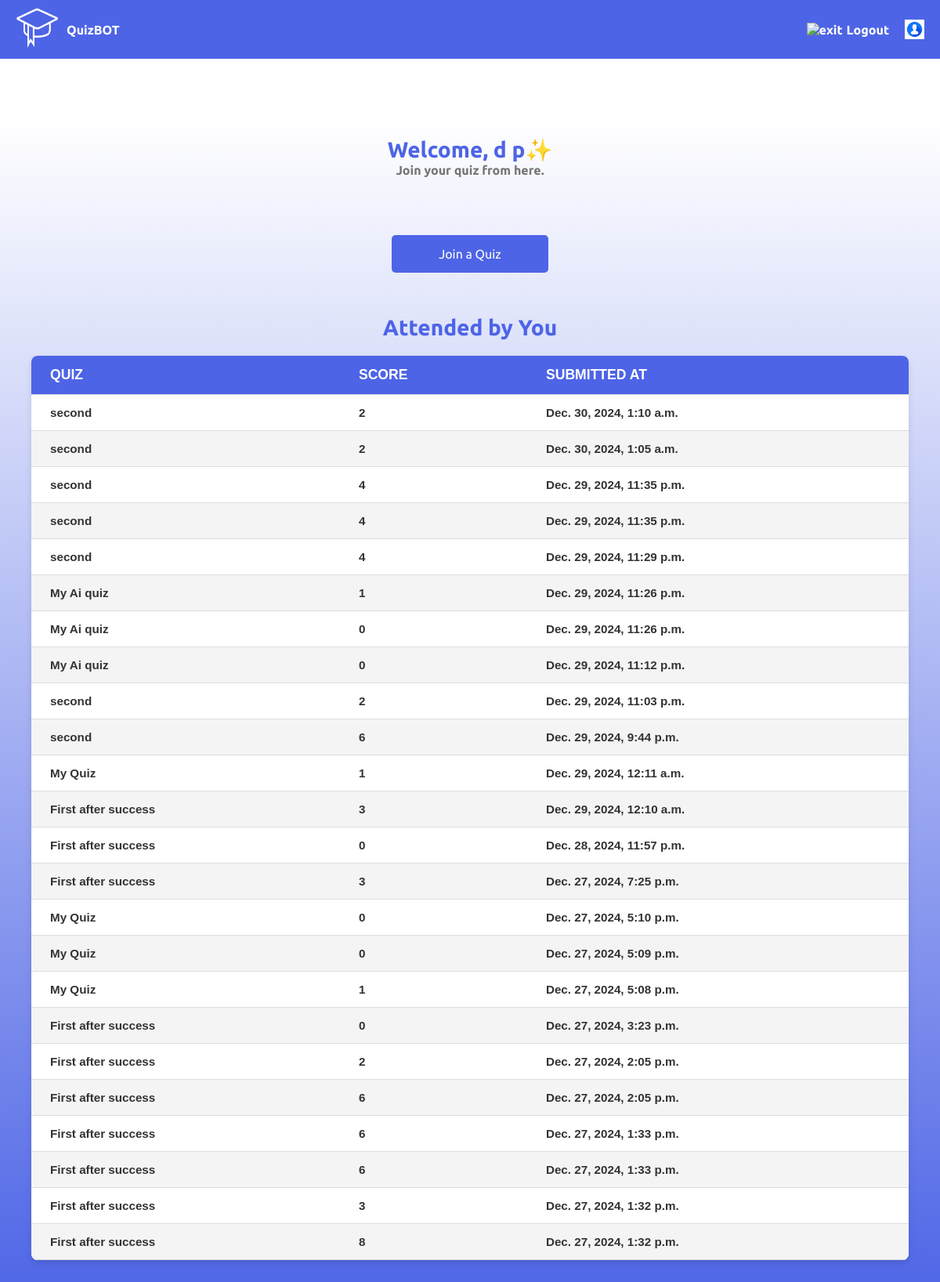
Page /student/home/ (signed in) on the committed database.
### login/models.py (models this page shows, shortened)
class User(AbstractBaseUser, PermissionsMixin):
    email = models.EmailField(unique=True)
    first_name = models.CharField(max_length=50)
    last_name = models.CharField(max_length=50)
    is_student = models.BooleanField(default=False)
    is_teacher = models.BooleanField(default=False)
    is_verified = models.BooleanField(default=False)
    otp = models.CharField(max_length=6, blank=True, null=True)
    prn = models.CharField(max_length=20, blank=True, null=True)
    is_staff = models.BooleanField(default=False)
    is_active = models.BooleanField(default=True)
    profile_picture = models.ImageField(upload_to='profile_pics/', blank=True, null=True)
    GENDER_CHOICES = [
        ('Male', 'Male'),
        ('Female', 'Female'),
        ('Other', 'Other'),
    ]
    gender = models.CharField(max_length=10, choices=GENDER_CHOICES, default='Male')
    location = models.CharField(max_length=100, blank=True, null=True)
    date_joined = models.DateTimeField(auto_now_add=True)
    USERNAME_FIELD = 'email'
    REQUIRED_FIELDS = ['first_name', 'last_name']
    objects = CustomUserManager()
    groups = models.ManyToManyField(
        'auth.Group',
        related_name='custom_user_set',
        blank=True,
        help_text='The groups this user belongs to. A user will get all permissions granted to each of their groups.',
        verbose_name='groups',
    )
    user_permissions = models.ManyToManyField(
        'auth.Permission',
        related_name='custom_user_set',
        blank=True,
        help_text='Specific permissions for this user.',
        verbose_name='user permissions',
    )

### q/models.py (models this page shows, shortened)
class QuizResult(models.Model):
    quiz = models.ForeignKey(Quiz, related_name='results', on_delete=models.CASCADE)
    user = models.ForeignKey(User, on_delete=models.CASCADE)
    score = models.IntegerField()
    total_points = models.IntegerField(default=0)
    percentage = models.DecimalField(max_digits=5, decimal_places=2, default=0)
    submitted_at = models.DateTimeField(auto_now_add=True)
    class Meta:
        ordering = ['-submitted_at']  # Most recent results first

class Quiz(models.Model):
    title = models.CharField(max_length=255)
    start_time = models.DateTimeField(blank=True, null=True)
    end_time = models.DateTimeField(blank=True, null=True)
    pdf = models.FileField(upload_to='pdfs/', null=True, blank=True)
    code = models.IntegerField(unique=True, editable=False, null=True, blank=True)
    host = models.ForeignKey(User, on_delete=models.CASCADE)
    created_at = models.DateTimeField(auto_now_add=True)
    show_results_to_student = models.BooleanField(default=True)  # Show results or not
    duration = models.IntegerField(default=2)  # Duration in minutes
    is_active = models.BooleanField(default=True)  # Whether the quiz is active or not
    def __str__(self):
        return self.title

### login/views.py (the view)
# urls.py: path('student/home/', home_std , name='student_home'),
@login_required
def home_std(request):
    user = request.user
    if request.user.is_authenticated:
        if user.is_teacher:
            return redirect('teacher_home')
    result = QuizResult.objects.filter(user=user)
    return render(request, 'dashboard_std.html', {'results': result})

### login/templates/dashboard_std.html (shortened to what this page needs)
<!DOCTYPE html>
<html lang="en">
    {% load static %}
<head>
    <link rel="stylesheet" href="{% static 'css/dashboard_stu.css' %}" />
</head>
<body>
    <B>
    <div class="top-navigation">
        <div class="logo">
            <img width="55" height="55" src="{% static 'images/hlgo.png' %}" alt="test-passed"/>
            <span class="title-main">QuizBOT</span>
        </div>
        <div class="nav-links">
            <a href="{% url 'logout' %}">
                <span class="icon">
                    <img width="25" height="25" src="https://img.icons8.com/forma-regular/50/1A1A1A/exit.png" alt="exit"/>
                </span>
                <span class="title">Logout</span>
            </a>
            <a href="{% url 'profile_view' %}">
                {% if user.profile_picture %}
                    <img width="25" height="25" src="{{ user.profile_picture.url }}" alt="Profile Image">
                {% else %}
                    <img width="25" height="25" src="{% static 'images/prfpic.png' %}" alt="Default Profile Image">
                {% endif %}
            </a>
        </div>
    </div>
    <div class="main">
        <section class="content">
            <div class="welcome-message">
                <h1>Welcome, {{ user.first_name }} {{ user.last_name }}&#10024;</h1>
                <p>Join your quiz from here.</p>
            </div>
            <br><br><br>
            <div class="cta-buttons">
                <button onclick="joinQuiz()">Join a Quiz</button>
            </div>
            <br><br><br>
            <div class="welcome-message">
                 <h1>Attended by You</h1>
            </div>
            <div class="quiz-history">
                <table class="user-results" align="center">
                    <thead>
                        <tr>
                            <th>Quiz</th>
                            <th>Score</th>
                            <th>Submitted At</th>
                        </tr>
                    </thead>
                    <tbody>
                        {% for result in results %}
                            <tr>
                                <td>{{ result.quiz }}</td>
                                <td>{{ result.score }}</td>
                                <td>{{ result.submitted_at }}</td>
                            </tr>
                        {% empty %}
                            <tr>
                                <td colspan="3">You haven't created any quizzes yet.</td>
                            </tr>
                        {% endfor %}
                    </tbody>
                </table>
            </div>
        </section>
    </div>
</body>
</html>

### login/static/css/dashboard_stu.css (style rules this page uses)
* { font-family: "Ubuntu", sans-serif; margin: 0; padding: 0; box-sizing: border-box; }
:root { --blue: #4d64e6; --white: #fff; --gray: #f5f5f5; --black1: #222; --black2: #999; }
body { min-height: 100vh; overflow-x: hidden; }
.main { position: absolute; width: 100%; min-height: 100vh; background: linear-gradient(0deg, #4d64e6 0%, #ffffff 99%); transition: 0.5s; margin-top: 60px; padding: 20px; }
.top-navigation { display: flex; justify-content: space-between; align-items: center; background-color: var(--blue); padding: 10px 20px; color: var(--white); }
.top-navigation .logo { display: flex; align-items: center; }
.top-navigation .logo img { margin-right: 10px; }
.top-navigation .nav-links { display: flex; align-items: center; }
.top-navigation .nav-links a { display: flex; align-items: center; text-decoration: none; color: var(--white); margin-left: 20px; }
.top-navigation .nav-links a .icon { margin-right: 5px; }
.content { padding: 20px; flex-grow: 1; }
.welcome-message { text-align: center; margin-bottom: 20px; }
.welcome-message h1 { font-size: 28px; color: var(--blue); }
.welcome-message p { font-size: 16px; color: #757575; }
.quiz-history { margin-bottom: 20px; }
.cta-buttons { display: flex; justify-content: center; gap: 20px; flex-wrap: wrap; }
.cta-buttons button { padding: 15px 30px; background-color: #4d64e6; color: white; border: none; border-radius: 5px; cursor: pointer; font-size: 16px; transition: background-color 0.3s ease; width: 100%; max-width: 200px; }
.user-results { max-width: 100%; width: 100%; border-collapse: collapse; background-color: #ffffff; box-shadow: 0 4px 8px rgba(0, 0, 0, 0.1); border-radius: 8px; overflow: hidden; margin: 20px 0; transition: all 0.3s ease; }
.user-results thead { background-color: var(--blue); color: white; text-transform: uppercase; }
.user-results th, .user-results td { padding: 14px 24px; text-align: left; border-bottom: 1px solid #dddddd; font-family: 'Arial', sans-serif; transition: background-color 0.3s ease, color 0.3s ease; }
.user-results th { font-size: 1.1rem; font-weight: bold; }
.user-results td { font-size: 0.95rem; color: #333; }
.user-results tbody tr:nth-child(even) { background-color: #f4f4f4; }

### rows in the picture
User: first_name "d", last_name "p"
QuizResult: quiz "second", score "2", submitted_at "Dec. 30, 2024, 1:10 a.m."
QuizResult: quiz "second", score "2", submitted_at "Dec. 30, 2024, 1:05 a.m."
QuizResult: quiz "second", score "4", submitted_at "Dec. 29, 2024, 11:35 p.m."
QuizResult: quiz "second", score "4", submitted_at "Dec. 29, 2024, 11:35 p.m."
QuizResult: quiz "second", score "4", submitted_at "Dec. 29, 2024, 11:29 p.m."
QuizResult: quiz "My Ai quiz", score "1", submitted_at "Dec. 29, 2024, 11:26 p.m."
QuizResult: quiz "My Ai quiz", score "0", submitted_at "Dec. 29, 2024, 11:26 p.m."
QuizResult: quiz "My Ai quiz", score "0", submitted_at "Dec. 29, 2024, 11:12 p.m."
QuizResult: quiz "second", score "2", submitted_at "Dec. 29, 2024, 11:03 p.m."
QuizResult: quiz "second", score "6", submitted_at "Dec. 29, 2024, 9:44 p.m."
QuizResult: quiz "My Quiz", score "1", submitted_at "Dec. 29, 2024, 12:11 a.m."
QuizResult: quiz "First after success", score "3", submitted_at "Dec. 29, 2024, 12:10 a.m."
QuizResult: quiz "First after success", score "0", submitted_at "Dec. 28, 2024, 11:57 p.m."
QuizResult: quiz "First after success", score "3", submitted_at "Dec. 27, 2024, 7:25 p.m."
QuizResult: quiz "My Quiz", score "0", submitted_at "Dec. 27, 2024, 5:10 p.m."
QuizResult: quiz "My Quiz", score "0", submitted_at "Dec. 27, 2024, 5:09 p.m."
QuizResult: quiz "My Quiz", score "1", submitted_at "Dec. 27, 2024, 5:08 p.m."
QuizResult: quiz "First after success", score "0", submitted_at "Dec. 27, 2024, 3:23 p.m."
QuizResult: quiz "First after success", score "2", submitted_at "Dec. 27, 2024, 2:05 p.m."
QuizResult: quiz "First after success", score "6", submitted_at "Dec. 27, 2024, 2:05 p.m."
QuizResult: quiz "First after success", score "6", submitted_at "Dec. 27, 2024, 1:33 p.m."
QuizResult: quiz "First after success", score "6", submitted_at "Dec. 27, 2024, 1:33 p.m."
QuizResult: quiz "First after success", score "3", submitted_at "Dec. 27, 2024, 1:32 p.m."
QuizResult: quiz "First after success", score "8", submitted_at "Dec. 27, 2024, 1:32 p.m."
